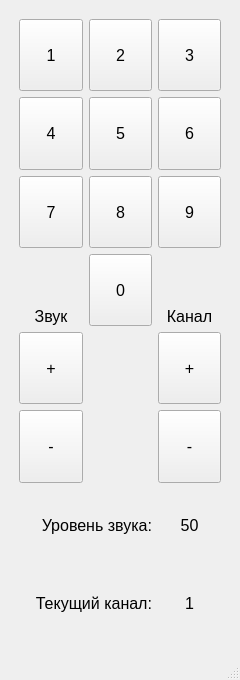
<?xml version="1.0" encoding="UTF-8"?>
<ui version="4.0">
 <class>MainWindow</class>
 <widget class="QMainWindow" name="MainWindow">
  <property name="geometry">
   <rect>
    <x>0</x>
    <y>0</y>
    <width>240</width>
    <height>680</height>
   </rect>
  </property>
  <property name="minimumSize">
   <size>
    <width>240</width>
    <height>680</height>
   </size>
  </property>
  <property name="maximumSize">
   <size>
    <width>240</width>
    <height>680</height>
   </size>
  </property>
  <property name="windowTitle">
   <string>MainWindow</string>
  </property>
  <widget class="QWidget" name="centralwidget">
   <layout class="QGridLayout" name="gridLayout_2">
    <item row="0" column="0">
     <layout class="QGridLayout" name="gridLayout">
      <property name="leftMargin">
       <number>10</number>
      </property>
      <property name="topMargin">
       <number>10</number>
      </property>
      <property name="rightMargin">
       <number>10</number>
      </property>
      <property name="bottomMargin">
       <number>10</number>
      </property>
      <item row="3" column="2">
       <widget class="QLabel" name="label_4">
        <property name="font">
         <font>
          <pointsize>12</pointsize>
         </font>
        </property>
        <property name="text">
         <string>Канал</string>
        </property>
        <property name="alignment">
         <set>Qt::AlignBottom|Qt::AlignHCenter</set>
        </property>
       </widget>
      </item>
      <item row="2" column="1">
       <widget class="ChannelButton" name="pushButton_8">
        <property name="sizePolicy">
         <sizepolicy hsizetype="Preferred" vsizetype="Preferred">
          <horstretch>0</horstretch>
          <verstretch>0</verstretch>
         </sizepolicy>
        </property>
        <property name="baseSize">
         <size>
          <width>60</width>
          <height>30</height>
         </size>
        </property>
        <property name="font">
         <font>
          <pointsize>12</pointsize>
         </font>
        </property>
        <property name="text">
         <string>8</string>
        </property>
       </widget>
      </item>
      <item row="3" column="1">
       <widget class="ChannelButton" name="pushButton_10">
        <property name="sizePolicy">
         <sizepolicy hsizetype="Preferred" vsizetype="Preferred">
          <horstretch>0</horstretch>
          <verstretch>0</verstretch>
         </sizepolicy>
        </property>
        <property name="baseSize">
         <size>
          <width>60</width>
          <height>30</height>
         </size>
        </property>
        <property name="font">
         <font>
          <pointsize>12</pointsize>
         </font>
        </property>
        <property name="text">
         <string>0</string>
        </property>
       </widget>
      </item>
      <item row="4" column="2">
       <widget class="ChannelButton" name="pushButton_13">
        <property name="sizePolicy">
         <sizepolicy hsizetype="Preferred" vsizetype="Preferred">
          <horstretch>0</horstretch>
          <verstretch>0</verstretch>
         </sizepolicy>
        </property>
        <property name="baseSize">
         <size>
          <width>60</width>
          <height>30</height>
         </size>
        </property>
        <property name="font">
         <font>
          <pointsize>12</pointsize>
         </font>
        </property>
        <property name="text">
         <string>+</string>
        </property>
       </widget>
      </item>
      <item row="1" column="0">
       <widget class="ChannelButton" name="pushButton_4">
        <property name="sizePolicy">
         <sizepolicy hsizetype="Preferred" vsizetype="Preferred">
          <horstretch>0</horstretch>
          <verstretch>0</verstretch>
         </sizepolicy>
        </property>
        <property name="baseSize">
         <size>
          <width>60</width>
          <height>30</height>
         </size>
        </property>
        <property name="font">
         <font>
          <pointsize>12</pointsize>
         </font>
        </property>
        <property name="text">
         <string>4</string>
        </property>
       </widget>
      </item>
      <item row="2" column="2">
       <widget class="ChannelButton" name="pushButton_9">
        <property name="sizePolicy">
         <sizepolicy hsizetype="Preferred" vsizetype="Preferred">
          <horstretch>0</horstretch>
          <verstretch>0</verstretch>
         </sizepolicy>
        </property>
        <property name="baseSize">
         <size>
          <width>60</width>
          <height>30</height>
         </size>
        </property>
        <property name="font">
         <font>
          <pointsize>12</pointsize>
         </font>
        </property>
        <property name="text">
         <string>9</string>
        </property>
       </widget>
      </item>
      <item row="6" column="2">
       <widget class="QLabel" name="volume">
        <property name="font">
         <font>
          <pointsize>12</pointsize>
         </font>
        </property>
        <property name="text">
         <string>50</string>
        </property>
        <property name="alignment">
         <set>Qt::AlignCenter</set>
        </property>
       </widget>
      </item>
      <item row="2" column="0">
       <widget class="ChannelButton" name="pushButton_7">
        <property name="sizePolicy">
         <sizepolicy hsizetype="Preferred" vsizetype="Preferred">
          <horstretch>0</horstretch>
          <verstretch>0</verstretch>
         </sizepolicy>
        </property>
        <property name="baseSize">
         <size>
          <width>60</width>
          <height>30</height>
         </size>
        </property>
        <property name="font">
         <font>
          <pointsize>12</pointsize>
         </font>
        </property>
        <property name="text">
         <string>7</string>
        </property>
       </widget>
      </item>
      <item row="3" column="0">
       <widget class="QLabel" name="label_3">
        <property name="font">
         <font>
          <pointsize>12</pointsize>
         </font>
        </property>
        <property name="text">
         <string>Звук</string>
        </property>
        <property name="alignment">
         <set>Qt::AlignBottom|Qt::AlignHCenter</set>
        </property>
       </widget>
      </item>
      <item row="7" column="0" colspan="2">
       <widget class="QLabel" name="label_2">
        <property name="font">
         <font>
          <pointsize>12</pointsize>
         </font>
        </property>
        <property name="text">
         <string>Текущий канал:</string>
        </property>
        <property name="alignment">
         <set>Qt::AlignRight|Qt::AlignTrailing|Qt::AlignVCenter</set>
        </property>
       </widget>
      </item>
      <item row="4" column="0">
       <widget class="ChannelButton" name="pushButton_11">
        <property name="sizePolicy">
         <sizepolicy hsizetype="Preferred" vsizetype="Preferred">
          <horstretch>0</horstretch>
          <verstretch>0</verstretch>
         </sizepolicy>
        </property>
        <property name="baseSize">
         <size>
          <width>60</width>
          <height>30</height>
         </size>
        </property>
        <property name="font">
         <font>
          <pointsize>12</pointsize>
         </font>
        </property>
        <property name="text">
         <string>+</string>
        </property>
       </widget>
      </item>
      <item row="5" column="0">
       <widget class="ChannelButton" name="pushButton_12">
        <property name="sizePolicy">
         <sizepolicy hsizetype="Preferred" vsizetype="Preferred">
          <horstretch>0</horstretch>
          <verstretch>0</verstretch>
         </sizepolicy>
        </property>
        <property name="baseSize">
         <size>
          <width>60</width>
          <height>30</height>
         </size>
        </property>
        <property name="font">
         <font>
          <pointsize>12</pointsize>
         </font>
        </property>
        <property name="text">
         <string>-</string>
        </property>
       </widget>
      </item>
      <item row="1" column="2">
       <widget class="ChannelButton" name="pushButton_6">
        <property name="sizePolicy">
         <sizepolicy hsizetype="Preferred" vsizetype="Preferred">
          <horstretch>0</horstretch>
          <verstretch>0</verstretch>
         </sizepolicy>
        </property>
        <property name="baseSize">
         <size>
          <width>60</width>
          <height>30</height>
         </size>
        </property>
        <property name="font">
         <font>
          <pointsize>12</pointsize>
         </font>
        </property>
        <property name="text">
         <string>6</string>
        </property>
       </widget>
      </item>
      <item row="0" column="1">
       <widget class="ChannelButton" name="pushButton_2">
        <property name="sizePolicy">
         <sizepolicy hsizetype="Preferred" vsizetype="Preferred">
          <horstretch>0</horstretch>
          <verstretch>0</verstretch>
         </sizepolicy>
        </property>
        <property name="baseSize">
         <size>
          <width>60</width>
          <height>30</height>
         </size>
        </property>
        <property name="font">
         <font>
          <pointsize>12</pointsize>
         </font>
        </property>
        <property name="text">
         <string>2</string>
        </property>
       </widget>
      </item>
      <item row="1" column="1">
       <widget class="ChannelButton" name="pushButton_5">
        <property name="sizePolicy">
         <sizepolicy hsizetype="Preferred" vsizetype="Preferred">
          <horstretch>0</horstretch>
          <verstretch>0</verstretch>
         </sizepolicy>
        </property>
        <property name="baseSize">
         <size>
          <width>60</width>
          <height>30</height>
         </size>
        </property>
        <property name="font">
         <font>
          <pointsize>12</pointsize>
         </font>
        </property>
        <property name="text">
         <string>5</string>
        </property>
       </widget>
      </item>
      <item row="0" column="2">
       <widget class="ChannelButton" name="pushButton_3">
        <property name="sizePolicy">
         <sizepolicy hsizetype="Preferred" vsizetype="Preferred">
          <horstretch>0</horstretch>
          <verstretch>0</verstretch>
         </sizepolicy>
        </property>
        <property name="baseSize">
         <size>
          <width>60</width>
          <height>30</height>
         </size>
        </property>
        <property name="font">
         <font>
          <pointsize>12</pointsize>
         </font>
        </property>
        <property name="text">
         <string>3</string>
        </property>
       </widget>
      </item>
      <item row="6" column="0" colspan="2">
       <widget class="QLabel" name="label">
        <property name="font">
         <font>
          <pointsize>12</pointsize>
         </font>
        </property>
        <property name="text">
         <string>Уровень звука:</string>
        </property>
        <property name="alignment">
         <set>Qt::AlignRight|Qt::AlignTrailing|Qt::AlignVCenter</set>
        </property>
       </widget>
      </item>
      <item row="7" column="2">
       <widget class="QLabel" name="channel">
        <property name="font">
         <font>
          <pointsize>12</pointsize>
         </font>
        </property>
        <property name="text">
         <string>1</string>
        </property>
        <property name="alignment">
         <set>Qt::AlignCenter</set>
        </property>
       </widget>
      </item>
      <item row="5" column="2">
       <widget class="ChannelButton" name="pushButton_14">
        <property name="sizePolicy">
         <sizepolicy hsizetype="Preferred" vsizetype="Preferred">
          <horstretch>0</horstretch>
          <verstretch>0</verstretch>
         </sizepolicy>
        </property>
        <property name="baseSize">
         <size>
          <width>60</width>
          <height>30</height>
         </size>
        </property>
        <property name="font">
         <font>
          <pointsize>12</pointsize>
         </font>
        </property>
        <property name="text">
         <string>-</string>
        </property>
       </widget>
      </item>
      <item row="0" column="0">
       <widget class="ChannelButton" name="pushButton">
        <property name="sizePolicy">
         <sizepolicy hsizetype="Preferred" vsizetype="Preferred">
          <horstretch>0</horstretch>
          <verstretch>0</verstretch>
         </sizepolicy>
        </property>
        <property name="baseSize">
         <size>
          <width>60</width>
          <height>30</height>
         </size>
        </property>
        <property name="font">
         <font>
          <pointsize>12</pointsize>
         </font>
        </property>
        <property name="text">
         <string>1</string>
        </property>
       </widget>
      </item>
     </layout>
    </item>
   </layout>
  </widget>
  <widget class="QStatusBar" name="statusbar"/>
 </widget>
 <customwidgets>
  <customwidget>
   <class>ChannelButton</class>
   <extends>QPushButton</extends>
   <header>channelbutton.h</header>
   <slots>
    <signal>clicked(QString)</signal>
    <slot>mediator()</slot>
   </slots>
  </customwidget>
 </customwidgets>
 <resources/>
 <connections>
  <connection>
   <sender>pushButton</sender>
   <signal>clicked(QString)</signal>
   <receiver>MainWindow</receiver>
   <slot>change_channel(QString)</slot>
   <hints>
    <hint type="sourcelabel">
     <x>38</x>
     <y>65</y>
    </hint>
    <hint type="destinationlabel">
     <x>13</x>
     <y>15</y>
    </hint>
   </hints>
  </connection>
  <connection>
   <sender>pushButton_2</sender>
   <signal>clicked(QString)</signal>
   <receiver>MainWindow</receiver>
   <slot>change_channel(QString)</slot>
   <hints>
    <hint type="sourcelabel">
     <x>100</x>
     <y>45</y>
    </hint>
    <hint type="destinationlabel">
     <x>83</x>
     <y>12</y>
    </hint>
   </hints>
  </connection>
  <connection>
   <sender>pushButton_3</sender>
   <signal>clicked(QString)</signal>
   <receiver>MainWindow</receiver>
   <slot>change_channel(QString)</slot>
   <hints>
    <hint type="sourcelabel">
     <x>191</x>
     <y>44</y>
    </hint>
    <hint type="destinationlabel">
     <x>164</x>
     <y>9</y>
    </hint>
   </hints>
  </connection>
  <connection>
   <sender>pushButton_4</sender>
   <signal>clicked(QString)</signal>
   <receiver>MainWindow</receiver>
   <slot>change_channel(QString)</slot>
   <hints>
    <hint type="sourcelabel">
     <x>49</x>
     <y>152</y>
    </hint>
    <hint type="destinationlabel">
     <x>8</x>
     <y>113</y>
    </hint>
   </hints>
  </connection>
  <connection>
   <sender>pushButton_5</sender>
   <signal>clicked(QString)</signal>
   <receiver>MainWindow</receiver>
   <slot>change_channel(QString)</slot>
   <hints>
    <hint type="sourcelabel">
     <x>121</x>
     <y>146</y>
    </hint>
    <hint type="destinationlabel">
     <x>10</x>
     <y>147</y>
    </hint>
   </hints>
  </connection>
  <connection>
   <sender>pushButton_6</sender>
   <signal>clicked(QString)</signal>
   <receiver>MainWindow</receiver>
   <slot>change_channel(QString)</slot>
   <hints>
    <hint type="sourcelabel">
     <x>198</x>
     <y>144</y>
    </hint>
    <hint type="destinationlabel">
     <x>237</x>
     <y>122</y>
    </hint>
   </hints>
  </connection>
  <connection>
   <sender>pushButton</sender>
   <signal>clicked()</signal>
   <receiver>pushButton</receiver>
   <slot>mediator()</slot>
   <hints>
    <hint type="sourcelabel">
     <x>70</x>
     <y>60</y>
    </hint>
    <hint type="destinationlabel">
     <x>53</x>
     <y>58</y>
    </hint>
   </hints>
  </connection>
  <connection>
   <sender>pushButton_7</sender>
   <signal>clicked(QString)</signal>
   <receiver>MainWindow</receiver>
   <slot>change_channel(QString)</slot>
   <hints>
    <hint type="sourcelabel">
     <x>44</x>
     <y>216</y>
    </hint>
    <hint type="destinationlabel">
     <x>11</x>
     <y>198</y>
    </hint>
   </hints>
  </connection>
  <connection>
   <sender>pushButton_8</sender>
   <signal>clicked(QString)</signal>
   <receiver>MainWindow</receiver>
   <slot>change_channel(QString)</slot>
   <hints>
    <hint type="sourcelabel">
     <x>110</x>
     <y>212</y>
    </hint>
    <hint type="destinationlabel">
     <x>8</x>
     <y>250</y>
    </hint>
   </hints>
  </connection>
  <connection>
   <sender>pushButton_9</sender>
   <signal>clicked(QString)</signal>
   <receiver>MainWindow</receiver>
   <slot>change_channel(QString)</slot>
   <hints>
    <hint type="sourcelabel">
     <x>191</x>
     <y>203</y>
    </hint>
    <hint type="destinationlabel">
     <x>233</x>
     <y>199</y>
    </hint>
   </hints>
  </connection>
  <connection>
   <sender>pushButton_10</sender>
   <signal>clicked(QString)</signal>
   <receiver>MainWindow</receiver>
   <slot>change_channel(QString)</slot>
   <hints>
    <hint type="sourcelabel">
     <x>112</x>
     <y>290</y>
    </hint>
    <hint type="destinationlabel">
     <x>5</x>
     <y>286</y>
    </hint>
   </hints>
  </connection>
  <connection>
   <sender>pushButton_13</sender>
   <signal>clicked(QString)</signal>
   <receiver>MainWindow</receiver>
   <slot>change_channel(QString)</slot>
   <hints>
    <hint type="sourcelabel">
     <x>197</x>
     <y>360</y>
    </hint>
    <hint type="destinationlabel">
     <x>233</x>
     <y>327</y>
    </hint>
   </hints>
  </connection>
  <connection>
   <sender>pushButton_14</sender>
   <signal>clicked(QString)</signal>
   <receiver>MainWindow</receiver>
   <slot>change_channel(QString)</slot>
   <hints>
    <hint type="sourcelabel">
     <x>196</x>
     <y>442</y>
    </hint>
    <hint type="destinationlabel">
     <x>234</x>
     <y>428</y>
    </hint>
   </hints>
  </connection>
  <connection>
   <sender>pushButton_2</sender>
   <signal>clicked()</signal>
   <receiver>pushButton_2</receiver>
   <slot>mediator()</slot>
   <hints>
    <hint type="sourcelabel">
     <x>137</x>
     <y>64</y>
    </hint>
    <hint type="destinationlabel">
     <x>135</x>
     <y>38</y>
    </hint>
   </hints>
  </connection>
  <connection>
   <sender>pushButton_3</sender>
   <signal>clicked()</signal>
   <receiver>pushButton_3</receiver>
   <slot>mediator()</slot>
   <hints>
    <hint type="sourcelabel">
     <x>198</x>
     <y>62</y>
    </hint>
    <hint type="destinationlabel">
     <x>200</x>
     <y>49</y>
    </hint>
   </hints>
  </connection>
  <connection>
   <sender>pushButton_4</sender>
   <signal>clicked()</signal>
   <receiver>pushButton_4</receiver>
   <slot>mediator()</slot>
   <hints>
    <hint type="sourcelabel">
     <x>52</x>
     <y>136</y>
    </hint>
    <hint type="destinationlabel">
     <x>77</x>
     <y>120</y>
    </hint>
   </hints>
  </connection>
  <connection>
   <sender>pushButton_5</sender>
   <signal>clicked()</signal>
   <receiver>pushButton_5</receiver>
   <slot>mediator()</slot>
   <hints>
    <hint type="sourcelabel">
     <x>117</x>
     <y>114</y>
    </hint>
    <hint type="destinationlabel">
     <x>128</x>
     <y>106</y>
    </hint>
   </hints>
  </connection>
  <connection>
   <sender>pushButton_6</sender>
   <signal>clicked()</signal>
   <receiver>pushButton_6</receiver>
   <slot>mediator()</slot>
   <hints>
    <hint type="sourcelabel">
     <x>201</x>
     <y>153</y>
    </hint>
    <hint type="destinationlabel">
     <x>214</x>
     <y>106</y>
    </hint>
   </hints>
  </connection>
  <connection>
   <sender>pushButton_7</sender>
   <signal>clicked()</signal>
   <receiver>pushButton_7</receiver>
   <slot>mediator()</slot>
   <hints>
    <hint type="sourcelabel">
     <x>46</x>
     <y>188</y>
    </hint>
    <hint type="destinationlabel">
     <x>23</x>
     <y>182</y>
    </hint>
   </hints>
  </connection>
  <connection>
   <sender>pushButton_8</sender>
   <signal>clicked()</signal>
   <receiver>pushButton_8</receiver>
   <slot>mediator()</slot>
   <hints>
    <hint type="sourcelabel">
     <x>126</x>
     <y>232</y>
    </hint>
    <hint type="destinationlabel">
     <x>145</x>
     <y>187</y>
    </hint>
   </hints>
  </connection>
  <connection>
   <sender>pushButton_9</sender>
   <signal>clicked()</signal>
   <receiver>pushButton_9</receiver>
   <slot>mediator()</slot>
   <hints>
    <hint type="sourcelabel">
     <x>213</x>
     <y>233</y>
    </hint>
    <hint type="destinationlabel">
     <x>215</x>
     <y>206</y>
    </hint>
   </hints>
  </connection>
  <connection>
   <sender>pushButton_10</sender>
   <signal>clicked()</signal>
   <receiver>pushButton_10</receiver>
   <slot>mediator()</slot>
   <hints>
    <hint type="sourcelabel">
     <x>120</x>
     <y>275</y>
    </hint>
    <hint type="destinationlabel">
     <x>126</x>
     <y>264</y>
    </hint>
   </hints>
  </connection>
  <connection>
   <sender>pushButton_13</sender>
   <signal>clicked()</signal>
   <receiver>pushButton_13</receiver>
   <slot>mediator()</slot>
   <hints>
    <hint type="sourcelabel">
     <x>173</x>
     <y>374</y>
    </hint>
    <hint type="destinationlabel">
     <x>159</x>
     <y>340</y>
    </hint>
   </hints>
  </connection>
  <connection>
   <sender>pushButton_14</sender>
   <signal>clicked()</signal>
   <receiver>pushButton_14</receiver>
   <slot>mediator()</slot>
   <hints>
    <hint type="sourcelabel">
     <x>165</x>
     <y>457</y>
    </hint>
    <hint type="destinationlabel">
     <x>164</x>
     <y>417</y>
    </hint>
   </hints>
  </connection>
  <connection>
   <sender>pushButton_11</sender>
   <signal>clicked()</signal>
   <receiver>pushButton_11</receiver>
   <slot>mediator()</slot>
   <hints>
    <hint type="sourcelabel">
     <x>56</x>
     <y>363</y>
    </hint>
    <hint type="destinationlabel">
     <x>68</x>
     <y>382</y>
    </hint>
   </hints>
  </connection>
  <connection>
   <sender>pushButton_12</sender>
   <signal>clicked()</signal>
   <receiver>pushButton_12</receiver>
   <slot>mediator()</slot>
   <hints>
    <hint type="sourcelabel">
     <x>66</x>
     <y>417</y>
    </hint>
    <hint type="destinationlabel">
     <x>73</x>
     <y>456</y>
    </hint>
   </hints>
  </connection>
  <connection>
   <sender>pushButton_11</sender>
   <signal>clicked(QString)</signal>
   <receiver>MainWindow</receiver>
   <slot>change_volume(QString)</slot>
   <hints>
    <hint type="sourcelabel">
     <x>41</x>
     <y>343</y>
    </hint>
    <hint type="destinationlabel">
     <x>118</x>
     <y>345</y>
    </hint>
   </hints>
  </connection>
  <connection>
   <sender>pushButton_12</sender>
   <signal>clicked(QString)</signal>
   <receiver>MainWindow</receiver>
   <slot>change_volume(QString)</slot>
   <hints>
    <hint type="sourcelabel">
     <x>46</x>
     <y>438</y>
    </hint>
    <hint type="destinationlabel">
     <x>119</x>
     <y>467</y>
    </hint>
   </hints>
  </connection>
 </connections>
 <slots>
  <slot>change_channel(QString)</slot>
  <slot>change_volume(QString)</slot>
 </slots>
</ui>
